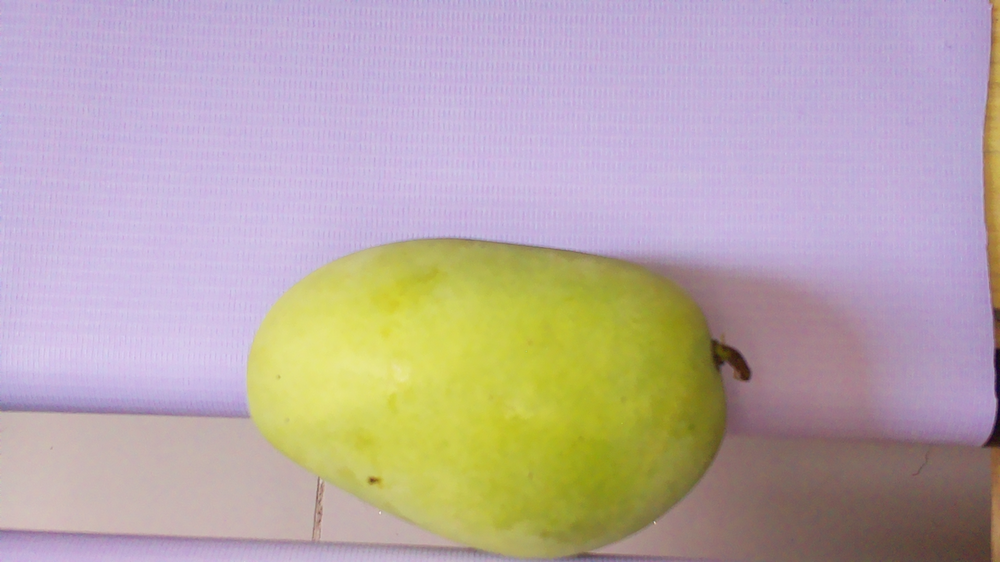
#> input picture sample_green.png, 1000 x 562 px, shrunk from 1920 x 1080 before the run
$ python hsv_cmd_2.py sample_green.png
#> lines starting #> are read from the running program, lines starting #| are printed output that depends on the picture; after the words box and inside, x2 and y2 are one past the last pixel; in counts of white or black regions, pixels touching at a corner belong together
import cv2 as cv
import os
import numpy as np
import matplotlib.pyplot as plt
import sys

def hsvColorSegmentation(imgPath):
    # Check if file exists
#> called with imgPath = 'sample_green.png'
    if not os.path.isfile(imgPath):
        print(f"Error: File '{imgPath}' not found!")
        return

    img = cv.imread(imgPath)
#> img is the input picture: shape (562, 1000, 3); mean B, G, R 168.1, 169.2, 184.7

    # Check if image was loaded successfully
    if img is None:
        print(f"Error: Could not load image from '{imgPath}'!")
        return

    imgRGB = cv.cvtColor(img, cv.COLOR_BGR2RGB)
    hsv = cv.cvtColor(img, cv.COLOR_BGR2HSV)
#> hsv: shape (562, 1000, 3); mean H, S, V 95.8, 71.2, 197.6
    lowerBound = np.array([0,50,50])
    upperBound = np.array([150,255,255])
    mask = cv.inRange(hsv, lowerBound, upperBound)
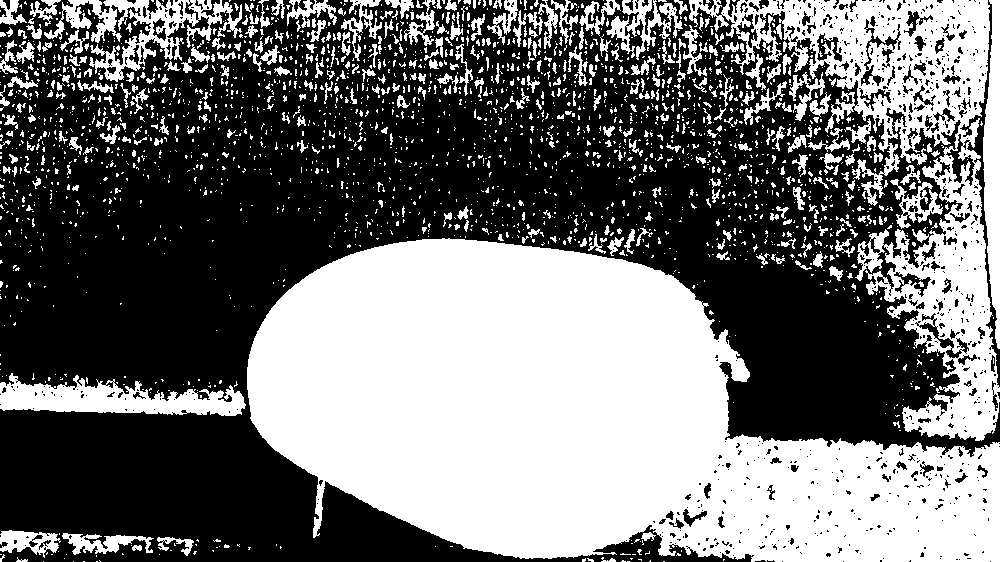
#> mask: shape (562, 1000); 44.3% white; 2436 white regions (2034 under 20 px)

    # Fix for OpenCV version compatibility
    # For OpenCV 3.x and 4.x, findContours returns 2 values
    # For OpenCV 2.x, it returns 3 values
    contours, hierarchy = cv.findContours(mask, cv.RETR_TREE, cv.CHAIN_APPROX_SIMPLE)
#> contours = 3546 contours, 3128 with area under 20; largest, box (x1, y1, x2, y2) and area: (247, 238, 1000, 562) 157088, (689, 0, 1000, 441) 43840, (0, 373, 246, 416) 5532, (44, 0, 242, 82) 4882, (983, 0, 1000, 349) 3635

    # Create a copy of the original image to draw contours on
    img_with_contours = imgRGB.copy()
    cv.drawContours(img_with_contours, contours, -1, (0, 255, 0), 3)
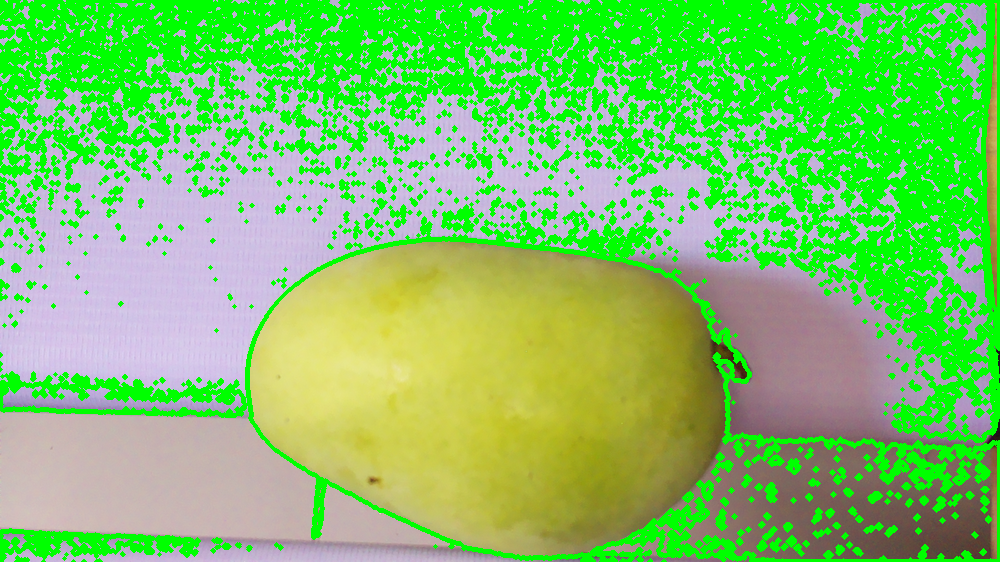
#> img_with_contours: shape (562, 1000, 3); mean R, G, B 123.2, 199.5, 101.6

    # Also create a version with mask and contours
    mask_with_contours = cv.cvtColor(mask, cv.COLOR_GRAY2BGR)
#> mask_with_contours: shape (562, 1000, 3); 44.3% white; 2436 white regions (2034 under 20 px), largest, box (x1, y1, x2, y2) and area: (247, 238, 1000, 562) 156367, (689, 0, 1000, 441) 38155, (0, 373, 246, 416) 5749
    cv.drawContours(mask_with_contours, contours, -1, (0, 255, 0), 2)
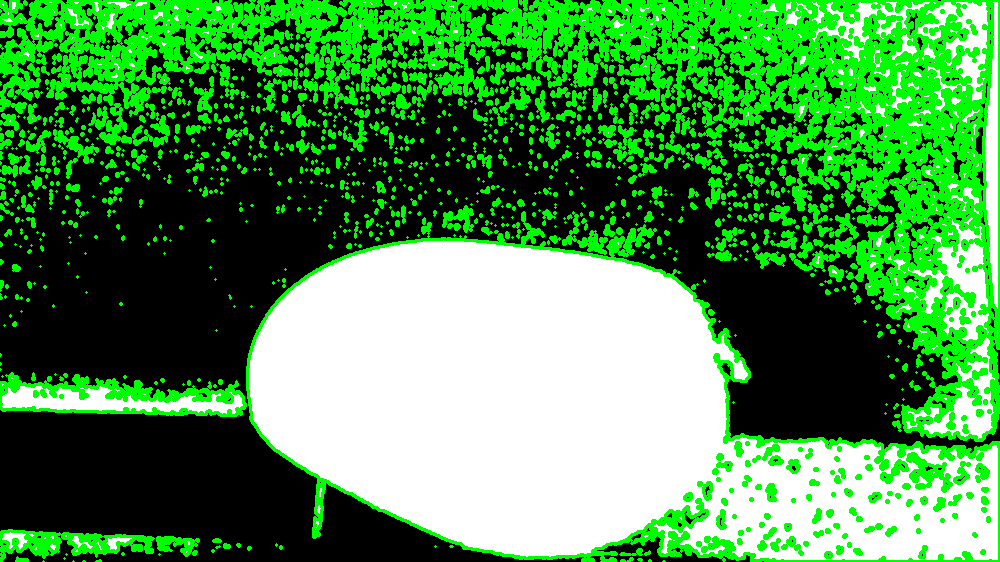
#> mask_with_contours: shape (562, 1000, 3); mean B, G, R 74.9, 143, 74.9


    # ---- Find Largest Contour ----
    if len(contours) > 0:
        largest_contour = max(contours, key=cv.contourArea)
#> largest_contour = contour of 1136 points, box (x1, y1, x2, y2) (247, 238, 1000, 562), area 157088
        mango_area_pixels = cv.contourArea(largest_contour)
#> mango_area_pixels = 157087.5
        print(f"Largest Contour (Mango) Area: {mango_area_pixels:.2f} pixels")
#| Largest Contour (Mango) Area: 157087.50 pixels

        # Create an RGB copy to draw on
        largest_contour_img = imgRGB.copy()

        # Draw ONLY the largest contour (blue)
        cv.drawContours(largest_contour_img, [largest_contour], -1, (0, 0, 255), 5)
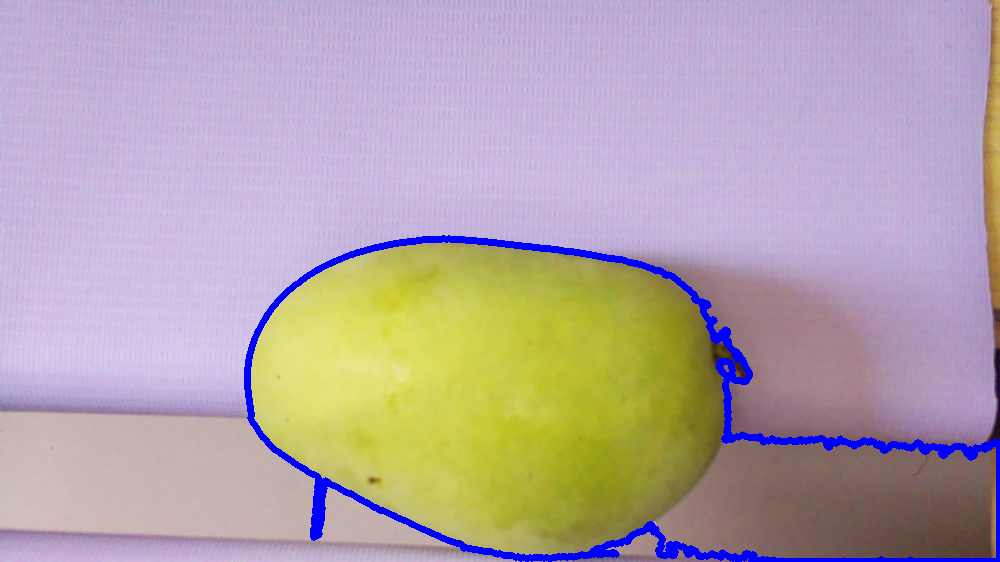
#> largest_contour_img: shape (562, 1000, 3); mean R, G, B 180.8, 165.8, 171.8

        # Show using Matplotlib
        plt.figure(figsize=(6, 6))
        plt.imshow(largest_contour_img)
        plt.title("Largest Contour (Mango)")
        plt.axis('off')
        plt.show()
    else:
        print("No contours found!")


    # Display results
    plt.figure(figsize=(15, 5))

    plt.subplot(1, 3, 1)
    plt.imshow(imgRGB)
    plt.title('Original Image (RGB)')
    plt.axis('off')

    plt.subplot(1, 3, 2)
    plt.imshow(mask, cmap='gray')
    plt.title('HSV Mask')
    plt.axis('off')

    plt.subplot(1, 3, 3)
    plt.imshow(img_with_contours)
    plt.title('Image with Contours')
    plt.axis('off')

    plt.tight_layout()
    plt.show()

    cv.imshow('Mask with Contours', mask_with_contours)
    cv.imshow('Image with Contours', cv.cvtColor(img_with_contours, cv.COLOR_RGB2BGR))
    cv.waitKey(0)
    cv.destroyAllWindows()

    # Print contour information
    print(f"Found {len(contours)} contours")
#| Found 3546 contours
    for i, contour in enumerate(contours):
        print(f"Contour {i}: {len(contour)} points, area: {cv.contourArea(contour):.2f}")
#> this loop made 3546 passes
#> contour on passes 1 to 3: [[663, 561], [664, 561]], [[627, 561], [629, 561]], [[96, 561], [97, 561]]
#| Contour 0: 2 points, area: 0.00
#| Contour 1: 2 points, area: 0.00
#| Contour 2: 2 points, area: 0.00
#| Contour 3: 2 points, area: 0.00
#| Contour 4: 1 points, area: 0.00
#| Contour 5: 1 points, area: 0.00
#| Contour 6: 3 points, area: 0.50
#| Contour 7: 5 points, area: 2.00
#> (further printed lines are left out)

if __name__ == '__main__':
    # Check if image path is provided as argument
    if len(sys.argv) < 2:
        print("Usage: python script.py <image_path>")
        print("Example: python script.py test.jpeg")
        sys.exit(1)

    # Get image path from command line argument
    imgPath = sys.argv[1]
    hsvColorSegmentation(imgPath)

$ run again, on mango2.png
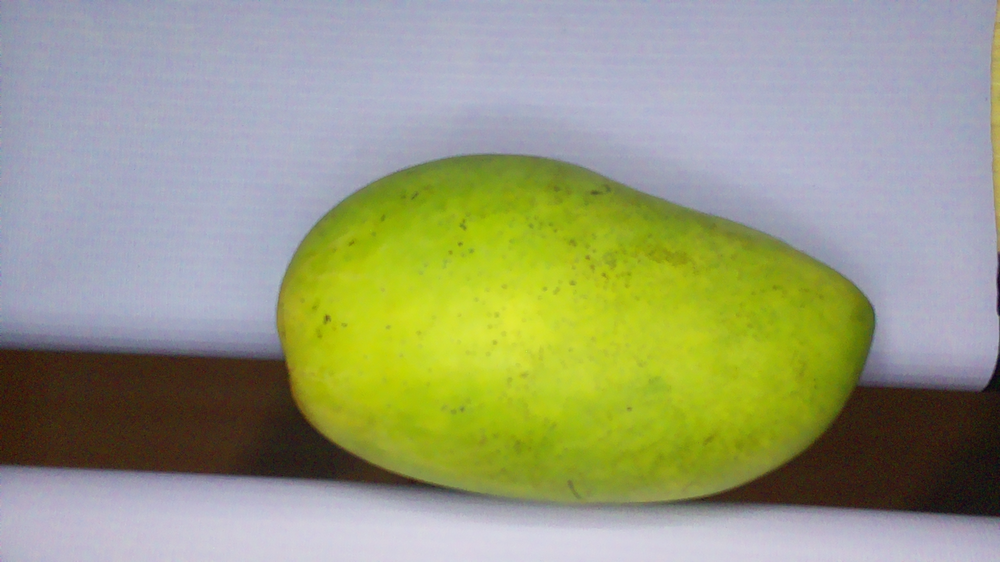
#> input picture mango2.png, 1000 x 562 px, shrunk from 1920 x 1080 before the run
#> in hsvColorSegmentation, img is the input picture: shape (562, 1000, 3); mean B, G, R 125.1, 156.9, 152.5
#> hsv: shape (562, 1000, 3); mean H, S, V 82.5, 96.6, 171.2
#> in hsvColorSegmentation, `mask = cv.inRange(hsv, lowerBound, upperBound)`:
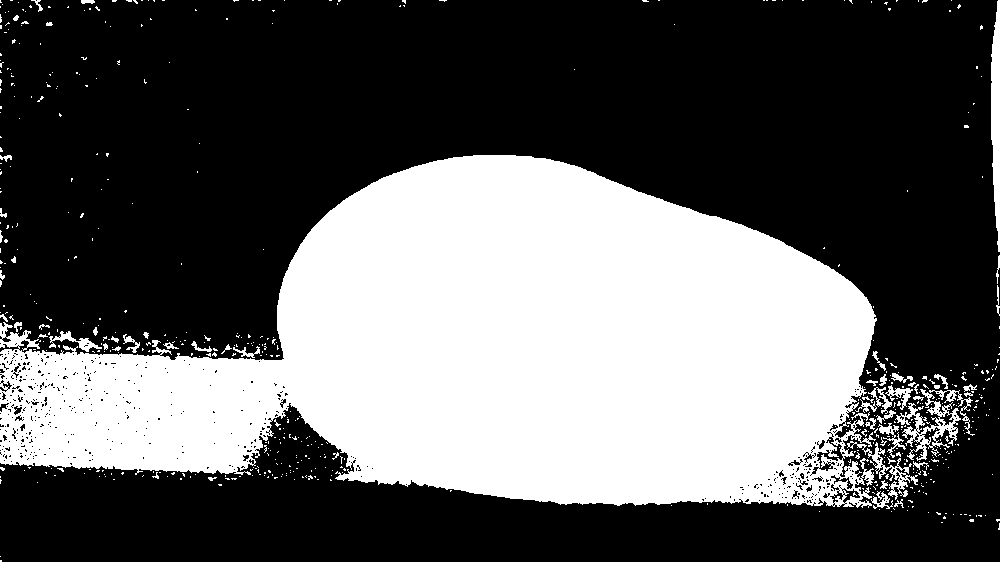
#> mask: shape (562, 1000); 36.9% white; 608 white regions (549 under 20 px)
#> contours = 1338 contours, 1271 with area under 20; largest, box (x1, y1, x2, y2) and area: (0, 155, 877, 508) 198812, (991, 0, 1000, 252) 1402, (895, 389, 961, 461) 1290, (847, 441, 918, 500) 543, (816, 436, 844, 472) 372
#> img_with_contours: shape (562, 1000, 3); mean R, G, B 145.2, 173.6, 119.4
#> largest_contour = contour of 2147 points, box (x1, y1, x2, y2) (0, 155, 877, 508), area 198812
#> mango_area_pixels = 198811.5
#| Largest Contour (Mango) Area: 198811.50 pixels
#> in hsvColorSegmentation, `cv.drawContours(largest_contour_img, [largest_contour], -1, (0, 0, 255..`:
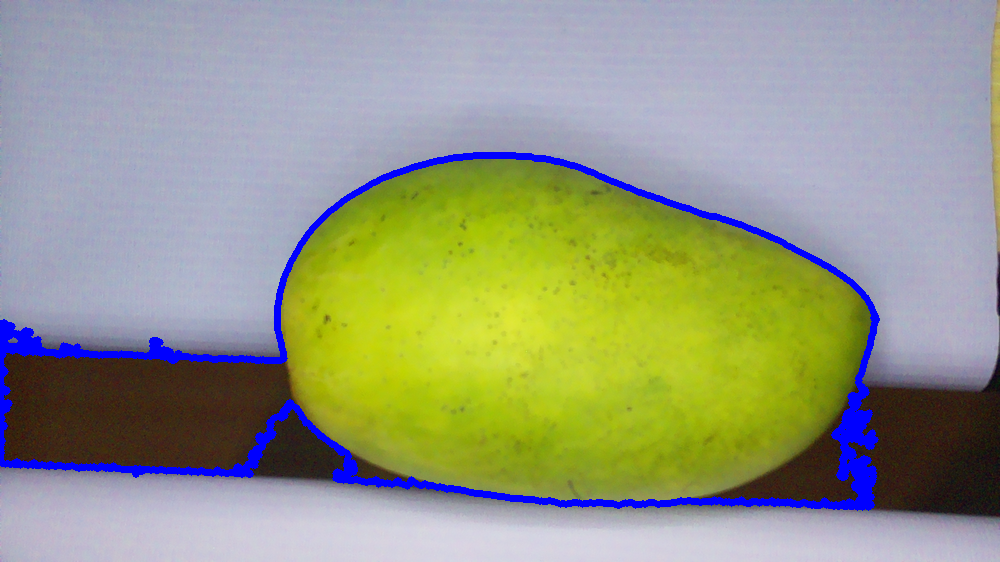
#> largest_contour_img: shape (562, 1000, 3); mean R, G, B 149.5, 154.1, 131.9
#| Found 1338 contours
#> the loop in hsvColorSegmentation, `for i, contour in enumerate(contours):` made 1338 passes
#> contour on passes 1, 2, 4: [[0, 560], [0, 561], [1, 561], [1, 560]], [[0, 556]], [[941, 522], [942, 522]]
#> (printed output is left out)

$ run again, on yellow.png
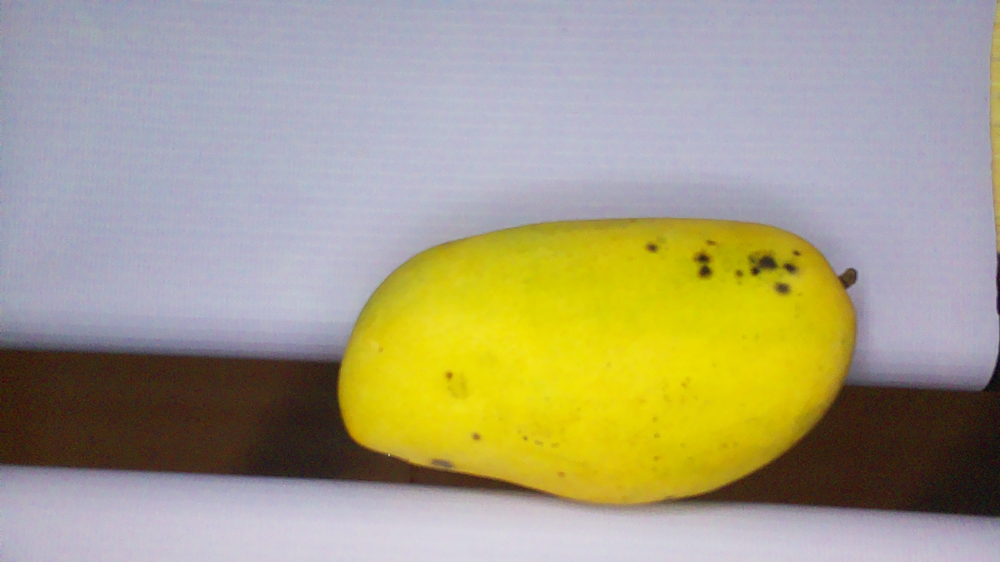
#> input picture yellow.png, 1000 x 562 px, shrunk from 1920 x 1080 before the run
#> in hsvColorSegmentation, img is the input picture: shape (562, 1000, 3); mean B, G, R 131.7, 159.8, 166.5
#> hsv: shape (562, 1000, 3); mean H, S, V 87.8, 88.1, 178.5
#> in hsvColorSegmentation, `mask = cv.inRange(hsv, lowerBound, upperBound)`:
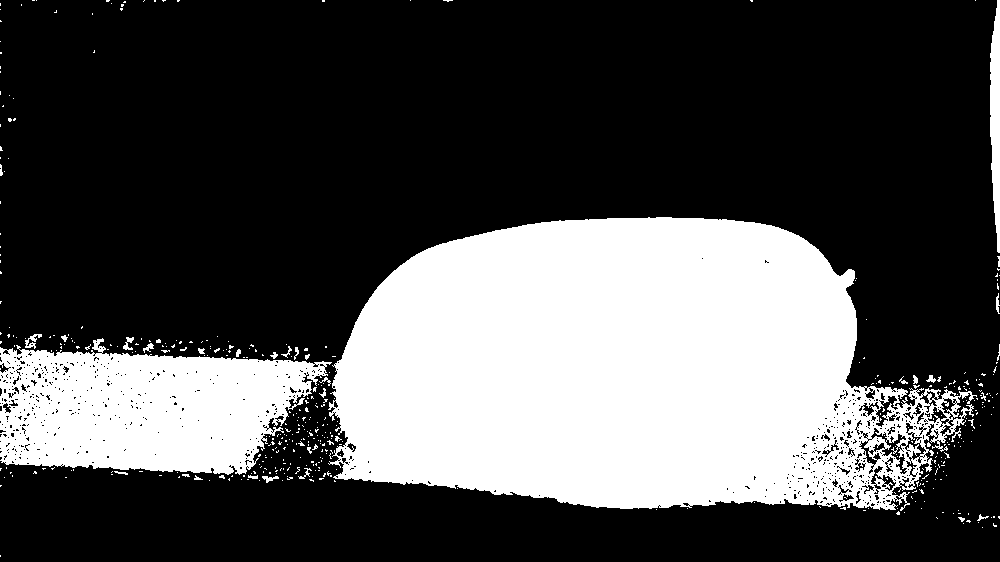
#> mask: shape (562, 1000); 31.1% white; 460 white regions (428 under 20 px)
#> contours = 1418 contours, 1341 with area under 20; largest, box (x1, y1, x2, y2) and area: (328, 217, 977, 511) 141668, (0, 338, 332, 475) 32082, (990, 0, 1000, 253) 1628, (881, 433, 908, 475) 394, (875, 395, 899, 428) 314
#> img_with_contours: shape (562, 1000, 3); mean R, G, B 160, 176.7, 127.5
#> largest_contour = contour of 1480 points, box (x1, y1, x2, y2) (328, 217, 977, 511), area 141668
#> mango_area_pixels = 141668
#| Largest Contour (Mango) Area: 141668.00 pixels
#> in hsvColorSegmentation, `cv.drawContours(largest_contour_img, [largest_contour], -1, (0, 0, 255..`:
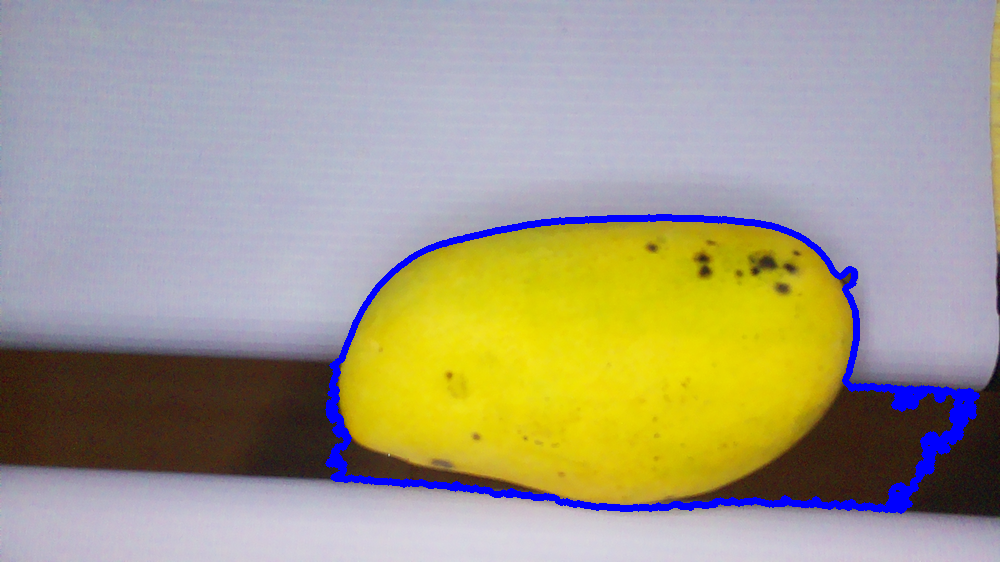
#> largest_contour_img: shape (562, 1000, 3); mean R, G, B 164, 157.7, 136.6
#| Found 1418 contours
#> the loop in hsvColorSegmentation, `for i, contour in enumerate(contours):` made 1418 passes
#> contour on passes 1, 2, 4: [[0, 555], [0, 556]], [[982, 527]], [[963, 523]]
#> (printed output is left out)
